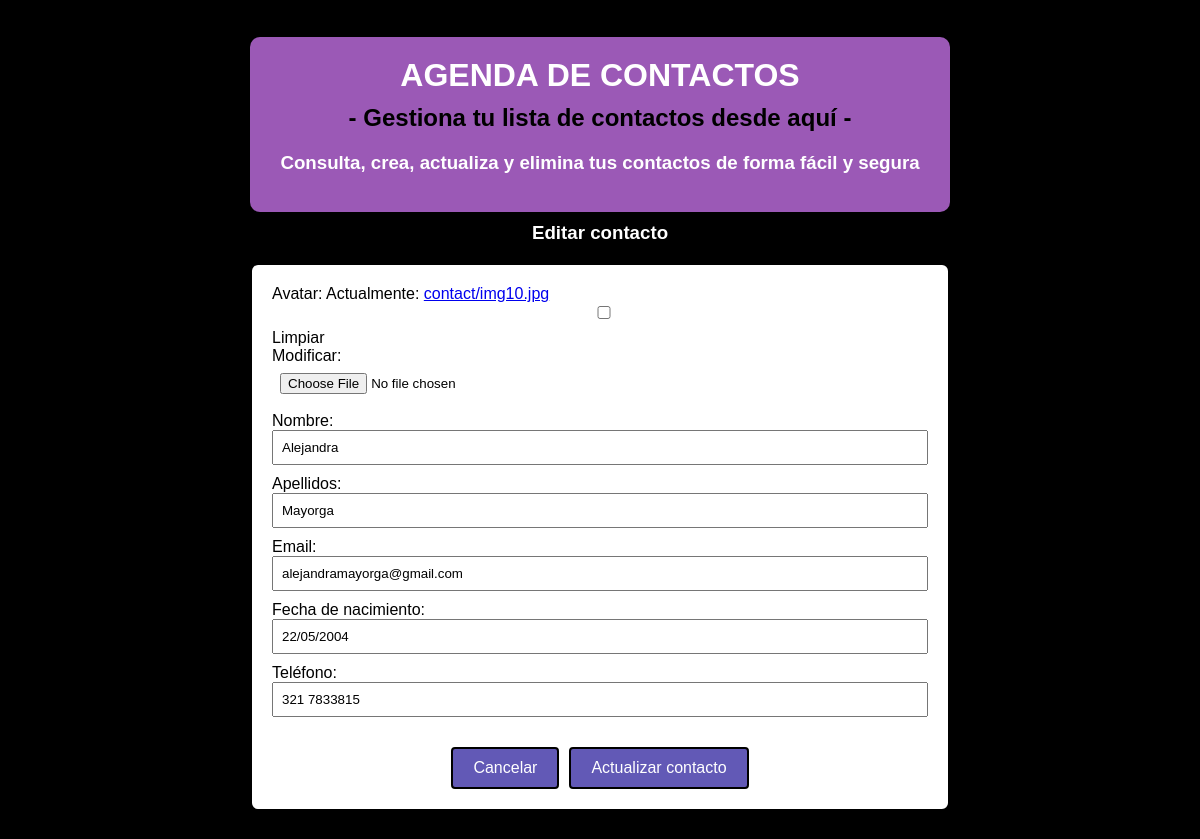
/28/edit/, run on the app's committed database.
### contacts/models.py (models this page shows, shortened)
class Contact(models.Model):
    avatar = models.ImageField(upload_to='contact', null=True, blank=True)
    nombre = models.CharField(max_length=100, null=True, blank=True)
    apellidos = models.CharField(max_length=100, null=True, blank=True)
    email = models.EmailField(max_length=50)
    fechanacimiento = models.DateField(null=True, blank=True, verbose_name='Fecha de nacimiento')
    telefono = models.CharField(max_length=15, null=True, blank=True, verbose_name='Teléfono')
    created = models.DateTimeField(auto_now_add=True)

### contacts/views.py (the view)
# urls.py: path('<int:pk>/edit/', views.ContactUpdateView.as_view(), name='contact_edit'),
class ContactUpdateView(generic.UpdateView):
    model = Contact
    fields = ('avatar', 'nombre', 'apellidos', 'email', 'fechanacimiento', 'telefono',)
    success_url = reverse_lazy('contact_list')

### contacts/templates/contacts/contact_form.html (shortened to what this page needs)
{% extends 'contacts/index.html' %}
{% load static %}
{% block content %}
<!DOCTYPE html>
<html lang="en">
<head>
</head>
<body>
    <div class="mt-5">
        <h3>
            {% if contact %}
            Editar
            {% else %}
            Nuevo
            {% endif %}
            contacto
        </h3>
    </div>
    <form action="" method="post" enctype="multipart/form-data" novalidate>
        {{ form }}
        <div class="btn-container">
            <a href="{% url 'contact_list' %}" class="btn btn-primary">
                Cancelar
            </a>
            <button class="btn btn-primary">
                {% if contact %}
                Actualizar
                {% else %}
                Crear
                {% endif %}
                contacto
            </button>
        </div>
    </form>
</body>
</html>
{% endblock content %}

### contacts/templates/contacts/index.html (style rules this page uses)
body { font-family: 'Arial', sans-serif; margin: 2%; padding: 0; display: flex; justify-content: center; align-items: center; min-height: 100vh; }
h2, h3 { color: black; margin-top: 10px; }

### contacts/templates/contacts/contact_form.html (style rules this page uses)
body { font-family: 'Arial', sans-serif; background-color: #000000; margin: 5; padding: 5; display: flex; justify-content: center; align-items: center; min-height: 100vh; }
form { background-color: #ffffff; padding: 20px; border-radius: 8px; box-shadow: 0 0 10px rgba(0, 0, 0, 0.1); max-width: 700px; width: 100%; box-sizing: border-box; border: 2px solid #000000; }
h3 { text-align: center; color: #ffffff; }
input, select, textarea { width: 100%; padding: 8px; margin-bottom: 10px; box-sizing: border-box; }
.btn-container { display: flex; justify-content: center; align-items: center; margin-top: 20px; }
.btn-primary { background-color: #6259b6; color: #ffffff; border: 2px solid #000000; text-decoration: none; font-size: 16px; padding: 10px 20px; display: inline-block; border-radius: 4px; }
.btn-container .btn-primary + .btn-primary { margin-left: 10px; }

### data on the page
Contact: nombre "Alejandra", apellidos "Mayorga", email "alejandramayorga@gmail.com", fechanacimiento "22/05/2004", telefono "321 7833815"
